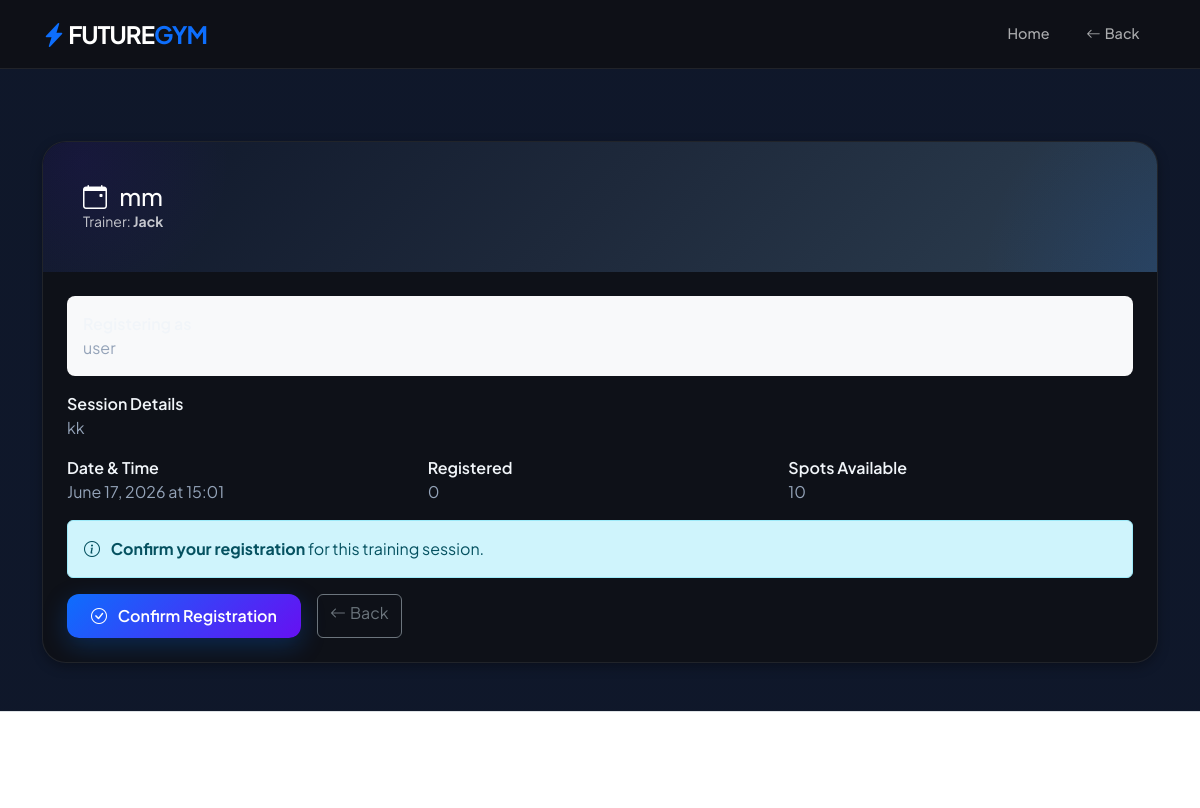
Page /session/register/5/ (signed in) on the committed database.
### news/models.py (models this page shows, shortened)
class TrainingSession(models.Model):
    title = models.CharField(max_length=255)
    description = models.TextField(blank=True, null=True)
    session_date = models.DateTimeField()
    duration_minutes = models.PositiveIntegerField(default=60)
    space = models.ForeignKey(TrainingSpace, on_delete=models.SET_NULL, null=True, blank=True, related_name='sessions')
    trainer = models.ForeignKey('names', on_delete=models.CASCADE, related_name='created_sessions')
    max_trainees = models.PositiveIntegerField()
    registered_trainees = models.ManyToManyField('names', blank=True, related_name='registered_sessions')
    created_at = models.DateTimeField(auto_now_add=True)
    @property
    def slots_left(self):
        return max(0, self.max_trainees - self.registered_trainees.count())

class names(models.Model):
    ROLE_TRAINER = 'trainer'
    ROLE_TRAINEE = 'trainee'
    ROLE_CHOICES = [
        (ROLE_TRAINER, 'Trainer'),
        (ROLE_TRAINEE, 'Trainee'),
    ]
    GENDER_MALE = 'male'
    GENDER_FEMALE = 'female'
    GENDER_CHOICES = [
        (GENDER_MALE, 'Male'),
        (GENDER_FEMALE, 'Female'),
    ]
    name=models.CharField(max_length=40,null=True)
    email=models.EmailField(max_length=254,null=True,blank=True)
    phone_number=models.CharField(max_length=20,null=True,blank=True)
    detail=models.CharField(max_length=500, blank=True)
    date= models.DateTimeField(auto_now_add=True)
    image=models.ImageField(null=True,blank=True)
    role=models.CharField(max_length=10, choices=ROLE_CHOICES, default=ROLE_TRAINEE)
    gender=models.CharField(max_length=10, choices=GENDER_CHOICES, null=True, blank=True)
    trainer=models.ForeignKey(User,on_delete=models.SET_NULL,related_name='trainees',null=True, blank=True)
    preferred_trainer=models.ForeignKey(User,on_delete=models.SET_NULL,related_name='preferred_by',null=True, blank=True)
    category=models.ForeignKey(Category,on_delete=models.SET_NULL,null=True, blank=True)

### news/views.py (the view, shortened to what this page needs)
# urls.py: path('session/register/<int:session_id>/', register_session, name='register_session_url'),
@login_required
def register_session(request, session_id):
    session = get_object_or_404(TrainingSession, id=session_id)
    trainee_profile = None
    if request.user.email:
        trainee_profile = names.objects.filter(
            email__iexact=request.user.email,
            role=names.ROLE_TRAINEE
        ).first()
    if not trainee_profile:
        trainee_profile = names.objects.filter(
            trainer=request.user,
            role=names.ROLE_TRAINEE
        ).first()
    if not trainee_profile:
        messages.error(request, "Only active trainees can register for sessions.")
        return redirect('home_url')
    if trainee_profile.trainer != session.trainer.trainer:
        messages.error(request, "Access Denied: You cannot register for sessions outside your assigned trainer's track.")
        return redirect('home_url')
    already_registered = session.registered_trainees.filter(id=trainee_profile.id).exists()
    context = {
        'session': session,
        'trainee': trainee_profile,
        'slots_available': session.slots_left,
        'total_registered': session.registered_trainees.count(),
        'already_registered': already_registered,
    }
    return render(request, 'session_register.html', context)

### news/templates/session_register.html (shortened to what this page needs)
{% extends 'base.html' %}
{% block navbar %}
    <nav class="navbar navbar-expand-lg navbar-dark sticky-top">
        <div class="container">
            <a class="navbar-brand fw-bold fs-4" href="{% url 'home_url' %}">
                <i class="bi bi-lightning-charge-fill text-primary"></i> FUTURE<span class="text-primary">GYM</span>
            </a>
            <div class="collapse navbar-collapse" id="navbarNav">
                <ul class="navbar-nav ms-auto align-items-center">
                    <li class="nav-item"><a class="nav-link" href="{% url 'home_url' %}">Home</a></li>
                    <li class="nav-item"><a class="nav-link" href="javascript:history.back()"><i class="bi bi-arrow-left me-1"></i>Back</a></li>
                </ul>
            </div>
        </div>
    </nav>
{% endblock %}
{% block content %}
    <main class="container mt-5 pt-4">
        <div class="glass-card p-0 overflow-hidden fade-in">
            <div class="gradient-header rounded-0 mb-0">
                <div class="h4 mb-0"><i class="bi bi-calendar-event me-2"></i> {{ session.title }}</div>
                <div class="small opacity-75">Trainer: <strong>{{ session.trainer.name }}</strong></div>
            </div>
            <div class="p-4">
                <div class="mb-3 bg-light p-3 rounded-3">
                    <div class="fw-semibold">Registering as</div>
                    <div class="text-muted">{{ trainee.name }}</div>
                </div>
                {% if session.description %}
                <div class="mb-3"><div class="fw-semibold">Session Details</div><div class="text-muted">{{ session.description }}</div></div>
                {% endif %}
                <div class="row g-3 mb-3">
                    <div class="col-md-4"><div class="fw-semibold">Date & Time</div><div class="text-muted">{{ session.session_date|date:"F d, Y \a\t H:i" }}</div></div>
                    <div class="col-md-4"><div class="fw-semibold">Registered</div><div class="text-muted">{{ total_registered }}</div></div>
                    <div class="col-md-4"><div class="fw-semibold">Spots Available</div><div class="text-muted">{{ slots_available }}</div></div>
                </div>
                <form method="POST">{% csrf_token %}
                    {% if already_registered %}
                        <input type="hidden" name="action" value="unregister">
                        <div class="alert alert-success"><i class="bi bi-check-circle-fill me-2"></i> You are already registered for this session.</div>
                    {% else %}
                        <div class="alert alert-info"><i class="bi bi-info-circle me-2"></i> <strong>Confirm your registration</strong> for this training session.</div>
                    {% endif %}
                    <div class="d-flex gap-3 mt-3">
                        {% if already_registered %}
                            <button type="submit" class="btn btn-glow"><i class="bi bi-check-circle me-2"></i> Registered — Click to cancel</button>
                        {% else %}
                            <button type="submit" class="btn btn-glow"><i class="bi bi-check-circle me-2"></i> Confirm Registration</button>
                        {% endif %}
                        <a href="javascript:history.back()" class="btn btn-outline-secondary"><i class="bi bi-arrow-left me-1"></i>Back</a>
                    </div>
                </form>
            </div>
        </div>
    </main>
    <footer class="py-5 mt-5 border-top bg-white"><div class="container text-center"></div></footer>
{% endblock %}

### news/templates/base.html (style rules this page uses)
:root { --gym-blue: #0d6efd; --gym-purple: #6610f2; --gym-gradient: linear-gradient(135deg, #0d6efd 0%, #6610f2 100%); --gym-gradient-reverse: linear-gradient(135deg, #6610f2 0%, #0d6efd 100%); --gym-bg: #0f172a; --dark-glass: rgba(15, 17, 22, 0.92); --glass-border: rgba(255, 255, 255, 0.08); --card-shadow: 0 4px 12px rgba(0,0,0,0.3); --card-shadow-hover: 0 20px 30px -8px rgba(0,0,0,0.4), 0 8px 12px -6px rgba(0,0,0,0.2); --text-primary: #f1f5f9; --text-muted: #94a3b8; --radius-sm: 10px; --radius-md: 16px; --radius-lg: 24px; --bg-image: url('https://images.unsplash.com/photo-1517838277536-f5f99be501cd?auto=format&fit=crop&w=1920&q=80'); }
html { background-color: #0f172a !important; }
body { font-family: 'Plus Jakarta Sans', sans-serif; background: linear-gradient(rgba(15, 23, 42, 0.93), rgba(15, 23, 42, 0.93)), var(--bg-image) no-repeat center center fixed; background-size: cover; background-color: #0f172a !important; color: var(--text-primary); overflow-x: hidden; scroll-behavior: smooth; min-height: 100vh; }
.text-muted { color: #94a3b8 !important; }
.navbar { background: var(--dark-glass) !important; backdrop-filter: blur(20px) !important; -webkit-backdrop-filter: blur(20px) !important; border-bottom: 1px solid var(--glass-border); z-index: 1050; padding: 0.7rem 0; }
.navbar-brand { font-weight: 800; letter-spacing: -1px; font-size: 1.4rem; }
.nav-link { font-weight: 500; color: rgba(255,255,255,0.65) !important; transition: all 0.25s ease; margin: 0 4px; border-radius: var(--radius-sm); padding: 0.45rem 0.9rem !important; font-size: 0.9rem; }
.glass-card { background: rgba(15, 17, 22, 0.85); backdrop-filter: blur(14px); -webkit-backdrop-filter: blur(14px); border-radius: var(--radius-lg); border: 1px solid var(--glass-border); padding: 1.5rem; box-shadow: var(--card-shadow); transition: all 0.35s cubic-bezier(0.165, 0.84, 0.44, 1); color: var(--text-primary); }
.gradient-header { background: linear-gradient(135deg, #0f172a 0%, #1e293b 50%, #2c3e50 100%); color: white; border-radius: var(--radius-lg); padding: 2.5rem; margin-bottom: 2rem; position: relative; overflow: hidden; }
.gradient-header::before { content: ''; position: absolute; top: -50%; right: -20%; width: 400px; height: 400px; background: radial-gradient(circle, rgba(13,110,253,0.12) 0%, transparent 70%); border-radius: 50%; }
.gradient-header::after { content: ''; position: absolute; bottom: -30%; left: -10%; width: 300px; height: 300px; background: radial-gradient(circle, rgba(102,16,242,0.08) 0%, transparent 70%); border-radius: 50%; }
.gradient-header > * { position: relative; z-index: 1; }
.btn-glow { background: var(--gym-gradient); color: white; border: none; border-radius: 12px; padding: 10px 24px; font-weight: 600; box-shadow: 0 8px 24px rgba(13, 110, 253, 0.25); transition: all 0.3s ease; }
.fade-in { opacity: 0; transform: translateY(24px); animation: fadeInUp 0.6s ease forwards; }

### rows in the picture
TrainingSession: title "mm", trainer.name "Jack", description "kk", session_date "June 17, 2026 at 15:01"
names: name "user"

### other values in the picture
{{ total_registered }} "0"
{{ slots_available }} "10"
